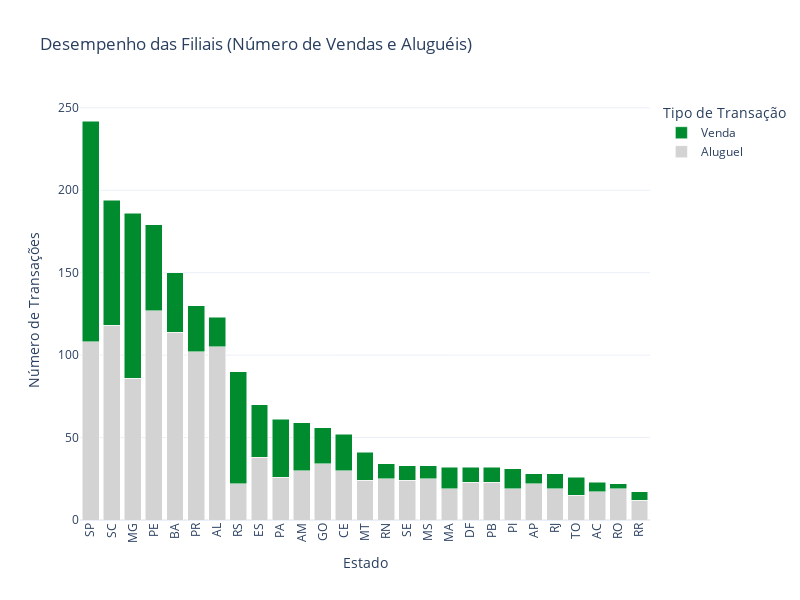

Source (notebook cell):
### Markdown cell above
Mesmo grafico anterior mas feito de modo interativo

### Code cell
def plota_grafico_interativo(df):
    estados = df.index
    aluguel = df['Aluguel']
    venda = df['Venda']

    fig = go.Figure()
    fig.add_trace(go.Bar(
        x=estados,
        y=aluguel,
        name='Aluguel',
        marker_color='lightgray'
    ))

    fig.add_trace(go.Bar(
        x=estados,
        y=venda,
        name='Venda',
        marker_color='#008b2f'
    ))

    fig.update_layout(
        barmode='stack',
        title='Desempenho das Filiais (Número de Vendas e Aluguéis)',
        xaxis_title='Estado',
        yaxis_title='Número de Transações',
        legend_title='Tipo de Transação',
        xaxis_tickangle=-90, 
        width=800,
        height=600,
        template='plotly_white'
    )

    fig.show()
plota_grafico_interativo(desempenho_filiais_ordenado)

### Figure 1 — Plotly figure (JSON) as saved in the notebook; plotly's stock layout.template omitted (floating-point values rounded to 4 significant figures)
{"data": [{"marker": {"color": "lightgray"}, "name": "Aluguel", "type": "bar", "x": ["SP", "SC", "MG", "PE", "BA", "PR", "AL", "RS", "ES", "PA", "AM", "GO", "CE", "MT", "RN", "SE", "MS", "MA", "DF", "PB", "PI", "AP", "RJ", "TO", "AC", "RO", "RR"], "y": [108, 118, 86, 127, 114, 102, 105, 22, 38, 26, 30, 34, 30, 24, 25, 24, 25, 19, 23, 23, 19, 22, 19, 15, 17, 19, 12]}, {"marker": {"color": "#008b2f"}, "name": "Venda", "type": "bar", "x": ["SP", "SC", "MG", "PE", "BA", "PR", "AL", "RS", "ES", "PA", "AM", "GO", "CE", "MT", "RN", "SE", "MS", "MA", "DF", "PB", "PI", "AP", "RJ", "TO", "AC", "RO", "RR"], "y": [134, 76, 100, 52, 36, 28, 18, 68, 32, 35, 29, 22, 22, 17, 9, 9, 8, 13, 9, 9, 12, 6, 9, 11, 6, 3, 5]}], "layout": {"barmode": "stack", "height": 600, "legend": {"title": {"text": "Tipo de Transação"}}, "title": {"text": "Desempenho das Filiais (Número de Vendas e Aluguéis)"}, "width": 800, "xaxis": {"autorange": true, "range": [-0.5, 26.5], "tickangle": -90, "title": {"text": "Estado"}, "type": "category"}, "yaxis": {"autorange": true, "range": [0, 254.7], "title": {"text": "Número de Transações"}, "type": "linear"}}}
